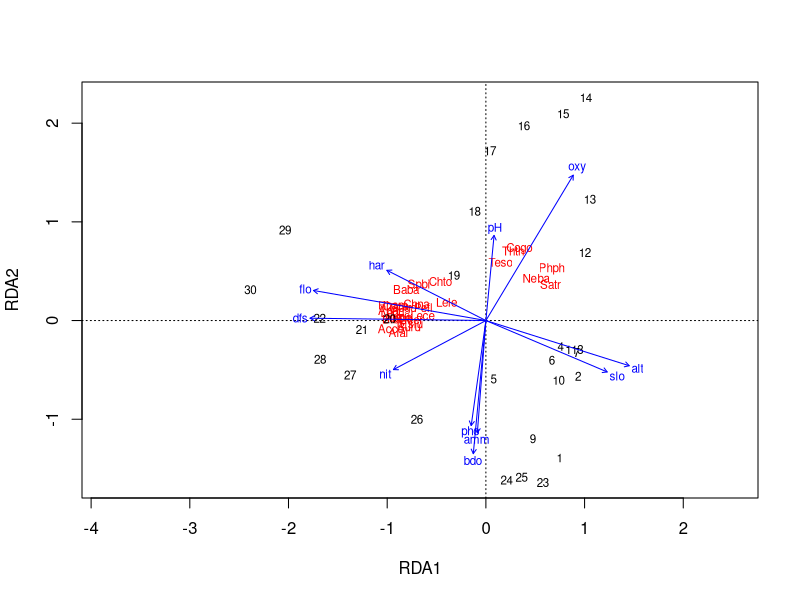

Source code (R):
# Ecology Homework 3, Author: 陈凯星, Student ID: SA22234107

rm(list = ls())

# The goal of this assignment is to learn how to perform exploratory data analysis. 
# It consists of two data sets. One is the site x species, and another the site x environment. 
# Using everything you have learned to execute exploratory data analysis and answer the questions. 

# Submission
# 1. Export your R script as a Homework_03.R file 
# 2. Submit your homework through your own github
# 3. Due Date: April 21, 2023

library('tidyverse') # Load tool package
library('ade4') # Load data package



### Section I

# Read in the doubs into your R

data('doubs') 
doubs_fish <- doubs$fish
doubs_env <- doubs$env

# Delete the site 8 which has no fishes. 

doubs_fish <- doubs_fish[-8,] 
doubs_env <- doubs_env[-8,]

# Write code and answer the questions: Which site has the most species (and how many species)?  

doubs_fish_sum1 <- rowSums(doubs_fish != 0)
doubs_fish_sum1[which.max(doubs_fish_sum1)] # 29: 26

# Which species is the most widespread (i.e., found in the most sites)?

doubs_fish_sum2 <- colSums(doubs_fish !=0 )
doubs_fish_sum2[which.max(doubs_fish_sum2)] # Lece: 25



### Section II

# write code for clusters and answer: 
# In terms of the fish community composition, which groups of species can you identify? 
# Which groups of species are related to these groups of sites?

library('vegan') # Load package for cluster

### Ref to Textbook-P91

### Cluster for fish
assoc_measure <- vegdist(doubs_fish %>% t(), method = "bray") # Select a suitable association measure of species, here using "Bray-Curtis dissimilarity"
clust_result <- hclust(assoc_measure, method = "ward.D2") # Cluster

# options(repr.plot.width=12, repr.plot.height=6)
# plot(clust_result, hang = -1) # Visualizing the clustering result

# Identify the groups of species, 4 groups
cluster_groups <- cutree(clust_result, k = 4)
cluster_groups_df <- data.frame(species = colnames(doubs_fish), group = cluster_groups)
species_groups_summary <- cluster_groups_df %>% group_by(group) %>% summarize(species = paste(species, collapse = ", "))

# species_groups_summary
# A tibble: 4 × 2
# group	species
# <int>	<chr>
# 1	Cogo, Thth, Teso
# 2	Satr, Phph, Neba
# 3	Chna, Chto, Spbi, Rham, Legi, Scer, Cyca, Abbr, Icme, Acce, Blbj, Anan
# 4	Lele, Lece, Baba, Gogo, Eslu, Pefl, Titi, Ruru, Alal

### Cluster for sites
assoc_measure <- vegdist(doubs_fish, method = "bray") # Select a suitable association measure of species, here using "Bray-Curtis dissimilarity"
clust_result <- hclust(assoc_measure, method = "ward.D2") # Cluster

# options(repr.plot.width=12, repr.plot.height=6)
# plot(clust_result, hang = -1) # Visualizing the clustering result

# Identify the groups of species, 4 groups
cluster_groups <- cutree(clust_result, k = 4)
cluster_groups_df <- data.frame(sites = rownames(doubs_fish), group = cluster_groups)
sites_groups_summary <- cluster_groups_df %>% group_by(group) %>% summarize(sites = paste(sites, collapse = ", "))

# sites_groups_summary
# A tibble: 4 × 2
# group	sites
# <int>	<chr>
# 1	1, 2, 3, 4, 6, 7, 10, 11, 12, 13, 14
# 2	5, 9, 15, 16, 17, 18, 19
# 3	20, 21, 22, 26, 27, 28, 29, 30
# 4	23, 24, 25

### Cluster for sites
assoc_measure <- vegdist(doubs_env, method = "bray") # Select a suitable association measure of species, here using "Bray-Curtis dissimilarity"
clust_result <- hclust(assoc_measure, method = "ward.D2") # Cluster

# options(repr.plot.width=12, repr.plot.height=6)
# plot(clust_result, hang = -1) # Visualizing the clustering result

# Identify the groups of species, 4 groups
cluster_groups <- cutree(clust_result, k = 4)
cluster_groups_df <- data.frame(sites = rownames(doubs_env), group = cluster_groups)
sites_groups_summary <- cluster_groups_df %>% group_by(group) %>% summarize(sites = paste(sites, collapse = ", "))

# sites_groups_summary
# A tibble: 4 × 2
# group	sites
# <int>	<chr>
# 1	1, 2, 3, 4, 5, 6, 7
# 2	9, 10
# 3	11, 12, 13, 14, 15, 16, 17, 18, 19
# 4	20, 21, 22, 23, 24, 25, 26, 27, 28, 29, 30

# Group 3 of fish was in Group 4 of env



### Section III

# Do RDA analysis, and then write code and answer: 
# Which environmental variables cause a community to vary across a landscape?

rda <- rda(doubs_fish~., data = doubs_env,scale = TRUE) # rda() analysis to env variables and fish species

summary(rda)

plot(rda) # length of arrow stands for importance

### stepforward for explanation variables

step.forward <- ordistep(rda(doubs_fish ~ 1, data=doubs_env), scope = formula(rda), direction="forward", pstep = 1000)

# Start: doubs_fish ~ 1 

#       Df    AIC       F Pr(>F)   
# + dfs  1 108.53 21.9008  0.005 **
# + flo  1 110.30 19.0071  0.005 **
# + alt  1 114.84 12.3341  0.005 **
# + slo  1 118.55  7.6070  0.005 **
# + nit  1 120.41  5.4606  0.010 **
# + har  1 121.01  4.7942  0.010 **
# + oxy  1 120.04  5.8839  0.020 * 
# + bdo  1 123.69  1.9920  0.125   
# + pho  1 124.13  1.5551  0.140   
# + amm  1 124.17  1.5143  0.140   
# + pH   1 125.23  0.4924  0.705 
